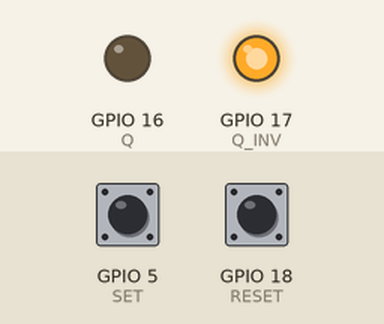
Bench run of a program on a simulated ESP32. Shown: output pins drawn as LEDs (lit = HIGH). The inputs (shaded band) are chosen by the test bench; at power-on: GPIO 5 (SET) HIGH, GPIO 18 (RESET) LOW.

Above: at 1.2 s.
1.3 s: GPIO 5 (SET) pulled LOW for 0.15 s
At 1.37 s:
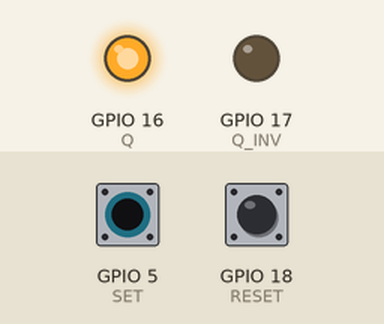
2.9 s: GPIO 5 (SET) pulled LOW for 3.2 s
At 6.4 s:
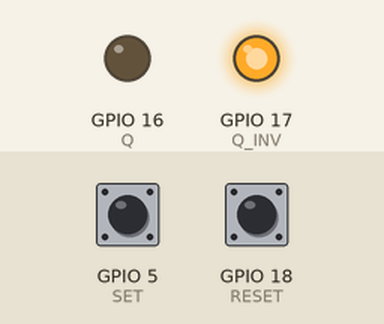
Timing chart, 0 to 7.9 s (numbered marks = the images above; inputs shaded):
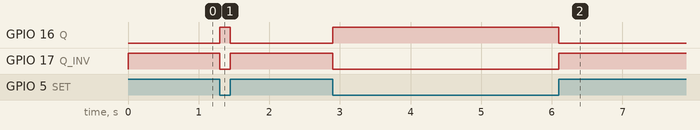

Measured:
- after the input at 1.3 s, GPIO 16 (Q): LOW → HIGH at once, → LOW 0.15 s later; GPIO 17 (Q_INV): HIGH → LOW at once, → HIGH 0.15 s later
- after the input at 2.9 s, GPIO 16 (Q): LOW → HIGH at once, → LOW 3.2 s later; GPIO 17 (Q_INV): HIGH → LOW at once, → HIGH 3.2 s later

The program:

main.cpp
```cpp
#include <Arduino.h>

#define SET 5
#define RESET 18
#define Q 16
#define Q_INV 17

void write(bool q)
{
  digitalWrite(Q, q);
  digitalWrite(Q_INV, !q);
}

void setup()
{
  // put your setup code here, to run once:
  // Serial.begin(115200);
  pinMode(5, INPUT);
  pinMode(18, INPUT);
  pinMode(16, OUTPUT);
  pinMode(17, OUTPUT);
  write(false);
}

void loop()
{
  // put your main code here, to run repeatedly:
  if (digitalRead(SET) == 0)
  {
    write(true);
  }
  else if (digitalRead(RESET) == 0)
  {
    write(false);
  }
}
```
